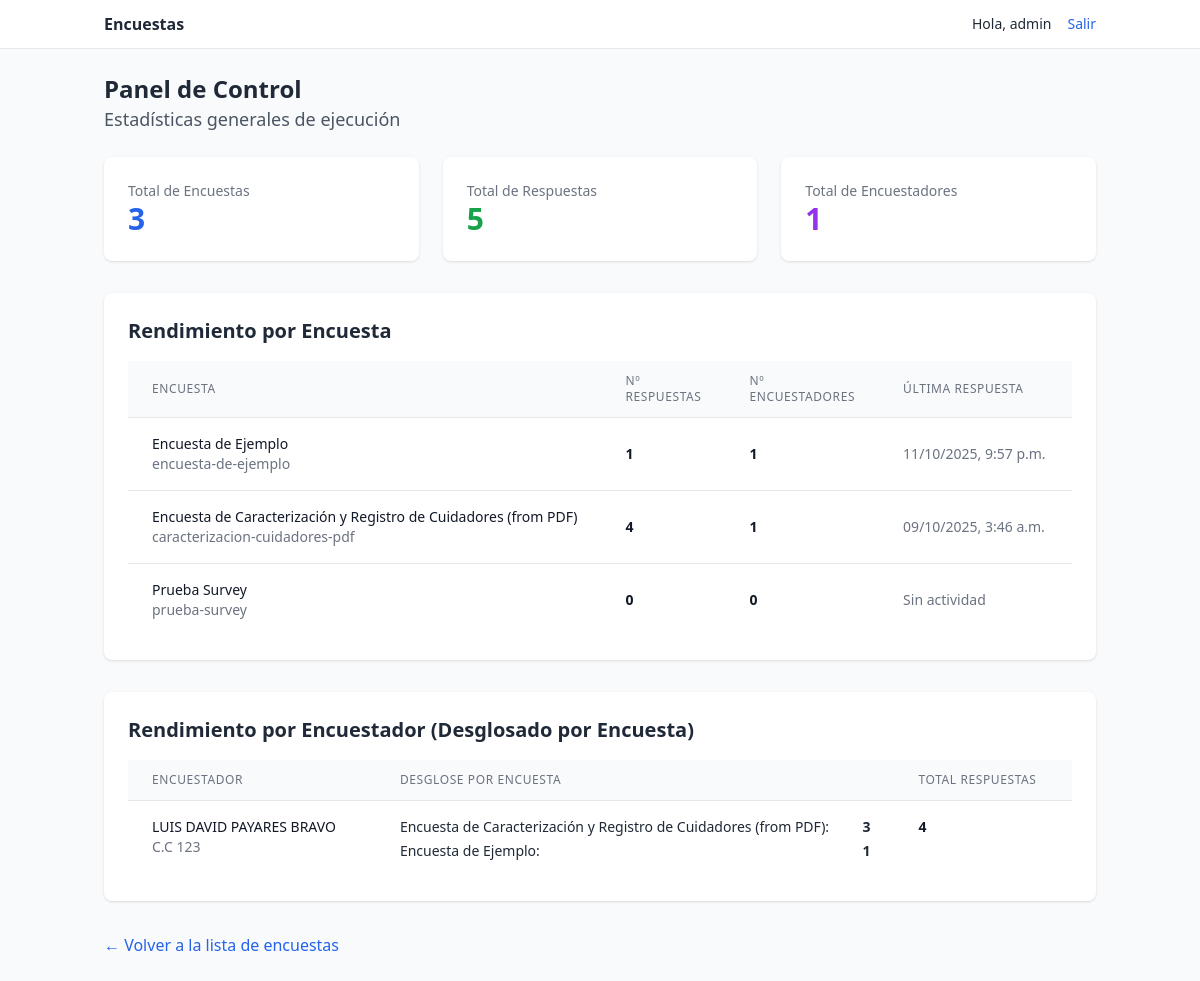
/dashboard/ (signed in), run on an earlier commit of the app's database.
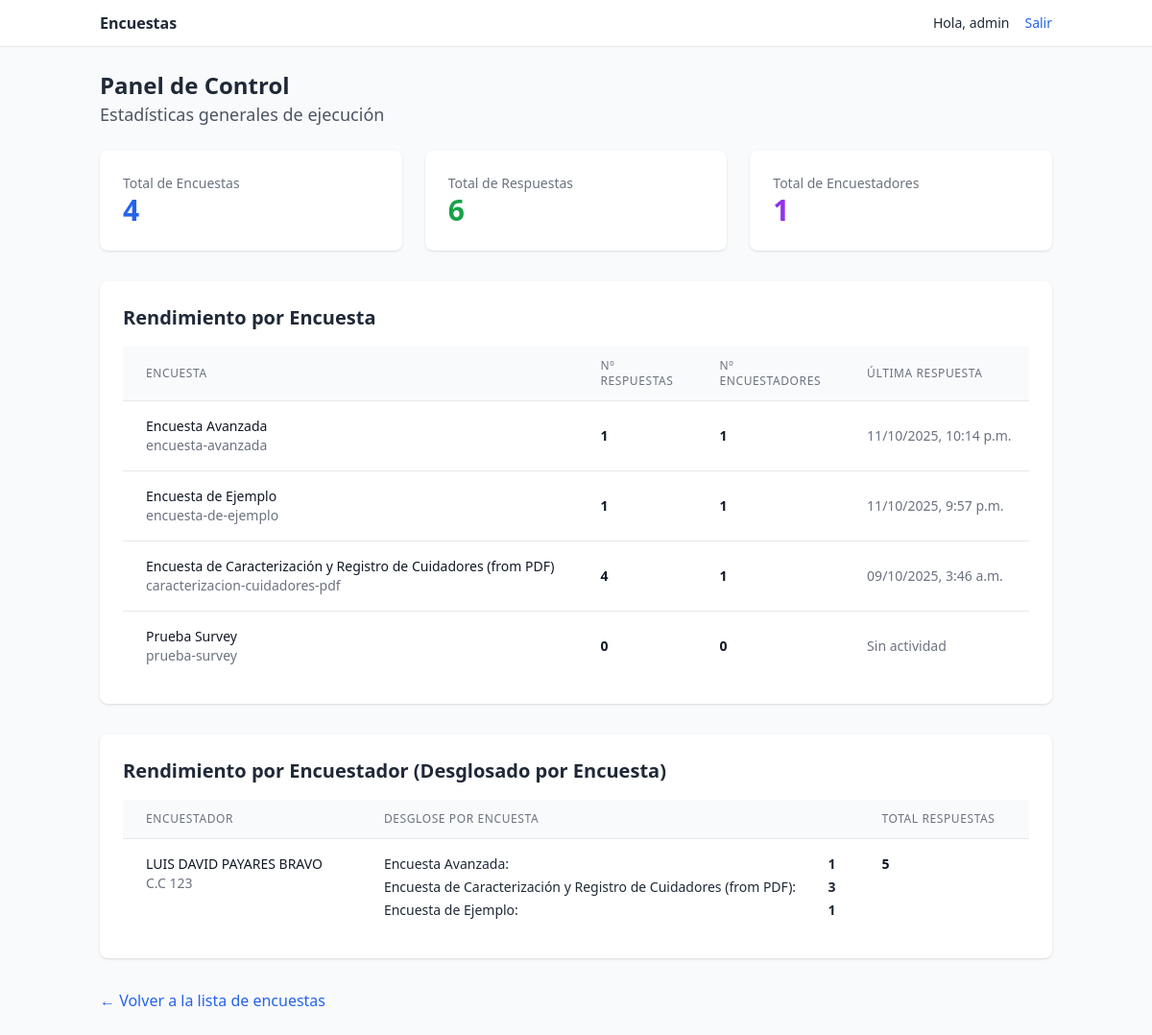
And on a later commit of the database.
### surveys/models.py (models this page shows, shortened)
class Survey(models.Model):
    name = models.CharField(max_length=200, unique=True)
    description = models.TextField(blank=True)
    code = models.SlugField(max_length=80, unique=True)
    is_active = models.BooleanField(default=True)
    created_at = models.DateTimeField(auto_now_add=True)
    require_token = models.BooleanField(default=False)

class Interviewer(models.Model):
    full_name = models.CharField(max_length=200)
    document_number = models.CharField(max_length=30, unique=True)
    document_type = models.CharField(max_length=5, choices=DOCUMENT_TYPES)
    phone = models.CharField(max_length=30, blank=True)
    email = models.EmailField(blank=True)

### surveys/views.py (the view)
# urls.py: path("dashboard/", views.dashboard_view, name="dashboard"),
@login_required
def dashboard_view(request):
    total_surveys = Survey.objects.count()
    total_responses = ResponseSet.objects.count()
    total_interviewers = Interviewer.objects.count()
    surveys_stats = Survey.objects.annotate(
        response_count=Count('responses'),
        interviewer_count=Count('responses__interviewer', distinct=True),
        last_response_date=Max('responses__created_at')
    ).order_by('-last_response_date')
    interviewer_survey_stats = ResponseSet.objects.filter(interviewer__isnull=False).values(
        'interviewer__full_name',
        'interviewer__document_type',
        'interviewer__document_number',
        'survey__name'
    ).annotate(
        count=Count('id')
    ).order_by('interviewer__full_name', 'survey__name')
    grouped_stats = {}
    for item in interviewer_survey_stats:
        interviewer_name = item['interviewer__full_name']
        if interviewer_name not in grouped_stats:
            grouped_stats[interviewer_name] = {
                'details': {
                    'full_name': interviewer_name,
                    'document': f"{item['interviewer__document_type']} {item['interviewer__document_number']}"
                },
                'surveys': [],
                'total_responses': 0
            }
        grouped_stats[interviewer_name]['surveys'].append({
            'name': item['survey__name'],
            'count': item['count']
        })
        grouped_stats[interviewer_name]['total_responses'] += item['count']
    context = {
        'total_surveys': total_surveys,
        'total_responses': total_responses,
        'total_interviewers': total_interviewers,
        'surveys_stats': surveys_stats,
        'interviewers_stats_grouped': grouped_stats,
    }
    return render(request, 'surveys/dashboard.html', context)

### surveys/templates/surveys/dashboard.html (shortened to what this page needs)
{% extends "surveys/base.html" %}
{% block content %}
<div class="mb-6">
  <h1 class="text-2xl font-bold">Panel de Control</h1>
  <p class="text-lg text-gray-600">Estadísticas generales de ejecución</p>
</div>
<div class="grid grid-cols-1 md:grid-cols-3 gap-6 mb-8">
  <div class="bg-white p-6 rounded-lg shadow">
    <h3 class="text-gray-500 text-sm font-medium">Total de Encuestas</h3>
    <p class="text-3xl font-bold text-blue-600">{{ total_surveys }}</p>
  </div>
  <div class="bg-white p-6 rounded-lg shadow">
    <h3 class="text-gray-500 text-sm font-medium">Total de Respuestas</h3>
    <p class="text-3xl font-bold text-green-600">{{ total_responses }}</p>
  </div>
  <div class="bg-white p-6 rounded-lg shadow">
    <h3 class="text-gray-500 text-sm font-medium">Total de Encuestadores</h3>
    <p class="text-3xl font-bold text-purple-600">{{ total_interviewers }}</p>
  </div>
</div>
<div class="bg-white p-6 rounded-lg shadow">
  <h2 class="text-xl font-semibold mb-4">Rendimiento por Encuesta</h2>
  <div class="overflow-x-auto">
    <table class="min-w-full divide-y divide-gray-200">
      <thead class="bg-gray-50">
        <tr>
          <th scope="col" class="px-6 py-3 text-left text-xs font-medium text-gray-500 uppercase tracking-wider">Encuesta</th>
          <th scope="col" class="px-6 py-3 text-left text-xs font-medium text-gray-500 uppercase tracking-wider">Nº Respuestas</th>
          <th scope="col" class="px-6 py-3 text-left text-xs font-medium text-gray-500 uppercase tracking-wider">Nº Encuestadores</th>
          <th scope="col" class="px-6 py-3 text-left text-xs font-medium text-gray-500 uppercase tracking-wider">Última Respuesta</th>
          <th scope="col" class="relative px-6 py-3">
          </th>
        </tr>
      </thead>
      <tbody class="bg-white divide-y divide-gray-200">
        {% for survey in surveys_stats %}
          <tr>
            <td class="px-6 py-4 whitespace-nowrap">
              <div class="text-sm font-medium text-gray-900">{{ survey.name }}</div>
              <div class="text-sm text-gray-500">{{ survey.code }}</div>
            </td>
            <td class="px-6 py-4 whitespace-nowrap text-sm text-gray-900 font-bold">{{ survey.response_count }}</td>
            <td class="px-6 py-4 whitespace-nowrap text-sm text-gray-900 font-bold">{{ survey.interviewer_count }}</td>
            <td class="px-6 py-4 whitespace-nowrap text-sm text-gray-500">
              {% if survey.last_response_date %}
                {{ survey.last_response_date|date:"d/m/Y, P" }}
              {% else %}
                Sin actividad
              {% endif %}
            </td>
            <td class="px-6 py-4 whitespace-nowrap text-right text-sm font-medium">
            </td>
          </tr>
        {% empty %}
          <tr>
            <td colspan="5" class="px-6 py-4 text-center text-sm text-gray-500">No hay encuestas para mostrar.</td>
          </tr>
        {% endfor %}
      </tbody>
    </table>
  </div>
</div>
<div class="mt-8 bg-white p-6 rounded-lg shadow">
  <h2 class="text-xl font-semibold mb-4">Rendimiento por Encuestador (Desglosado por Encuesta)</h2>
  <div class="overflow-x-auto">
    <table class="min-w-full divide-y divide-gray-200">
      <thead class="bg-gray-50">
        <tr>
          <th scope="col" class="px-6 py-3 text-left text-xs font-medium text-gray-500 uppercase tracking-wider">Encuestador</th>
          <th scope="col" class="px-6 py-3 text-left text-xs font-medium text-gray-500 uppercase tracking-wider">Desglose por Encuesta</th>
          <th scope="col" class="px-6 py-3 text-left text-xs font-medium text-gray-500 uppercase tracking-wider">Total Respuestas</th>
        </tr>
      </thead>
      <tbody class="bg-white divide-y divide-gray-200">
        {% for name, data in interviewers_stats_grouped.items %}
          <tr>
            <td class="px-6 py-4 align-top">
              <div class="text-sm font-medium text-gray-900">{{ data.details.full_name }}</div>
              <div class="text-sm text-gray-500">{{ data.details.document }}</div>
            </td>
            <td class="px-6 py-4 whitespace-nowrap">
                <ul class="text-sm text-gray-800 space-y-1">
                    {% for survey in data.surveys %}
                        <li class="flex justify-between">
                            <span>{{ survey.name }}:</span>
                            <span class="font-semibold">{{ survey.count }}</span>
                        </li>
                    {% endfor %}
                </ul>
            </td>
            <td class="px-6 py-4 whitespace-nowrap text-sm text-gray-900 font-bold align-top">{{ data.total_responses }}</td>
          </tr>
        {% empty %}
          <tr>
            <td colspan="3" class="px-6 py-4 text-center text-sm text-gray-500">No hay actividad de encuestadores para mostrar.</td>
          </tr>
        {% endfor %}
      </tbody>
    </table>
  </div>
</div>
<div class="mt-8">
    <a href="{% url 'surveys:list' %}" class="text-blue-600 hover:underline">&larr; Volver a la lista de encuestas</a>
</div>
{% endblock %}

### surveys/templates/surveys/base.html (shortened to what this page needs)
{% load static %}
<!doctype html>
<html lang="es">
<head>
  <script src="https://cdn.tailwindcss.com"></script>
</head>
<body class="bg-gray-50 text-gray-800">
  <nav class="bg-white border-b sticky top-0 z-10">
    <div class="max-w-5xl mx-auto px-4 py-3 flex items-center justify-between">
      <a href="{% url 'surveys:list' %}" class="flex items-center gap-2 font-semibold">
        Encuestas
      </a>
      <div class="flex items-center gap-4">
        {% if user.is_authenticated %}
          <span class="text-sm">Hola, {{ user.username }}</span>
          <a class="text-sm text-blue-600" href="{% url 'logout' %}">Salir</a>
        {% elif not public %}
          <a class="text-sm text-blue-600" href="{% url 'login' %}">Ingresar</a>
          <a class="text-sm text-blue-600" href="{% url 'signup' %}">Crear cuenta</a>
        {% endif %}
      </div>
    </div>
  </nav>
  <main class="max-w-5xl mx-auto px-4 py-6">
    {% block content %}{% endblock %}
  </main>
</body>
</html>

What changed in the data, as far as the page shows it:
added Survey: name "Encuesta Avanzada", code "encuesta-avanzada", response_count "1", interviewer_count "1", last_response_date "11/10/2025, 10:14 p.m."
computed for Interviewer "LUIS DAVID PAYARES BRAVO": total_responses "4" → "5"
Also different on the page:
{{ total_surveys }}: "3" → "4"
{{ total_responses }}: "5" → "6"
new list line: "Encuesta Avanzada : 1"
